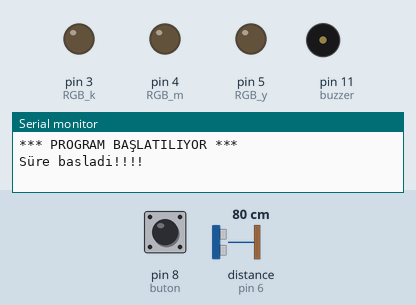
Bench run of a sketch on a simulated Arduino Uno, built with avr-gcc and run on an emulated ATmega328P. Shown: output pins drawn as LEDs (lit = HIGH), buzzer (waves = sounding), the last lines printed to the serial monitor. Wiring (inferred from the names in the program): ultrasonic range finder: trigger pin 7; echo pin 6. The test bench sets the inputs (shaded band); at power-on: distance to the obstacle (sensor on pin 6) 80 cm, pin 8 (buton) HIGH. The echo pulse lasts 58.3 µs per cm; pins used as bus, display or sensor lines are not drawn.

Above: at 1.2 s.
1.3 s: distance to the obstacle (sensor on pin 6) set to 65 cm
2.8 s: distance to the obstacle (sensor on pin 6) set to 56 cm
At 4.2 s:
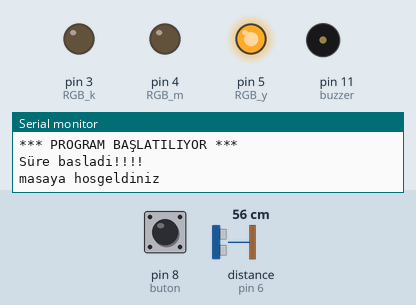
4.7 s: distance to the obstacle (sensor on pin 6) set to 120 cm
At 5.4 s:
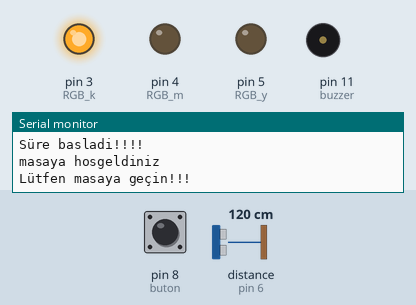
10.6 s: distance to the obstacle (sensor on pin 6) set to 2 cm
At 41.6 s:
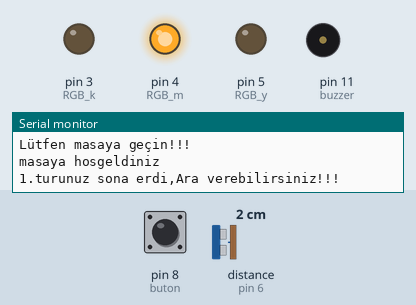
Timing chart, 0 to 42.6 s (numbered marks = the images above; inputs shaded):
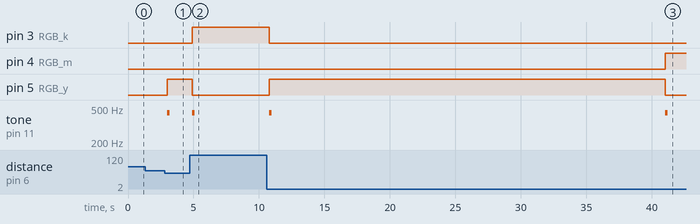

Measured:
- the behaviour switches between 61 and 60 cm on distance to the obstacle (sensor on pin 6) (found by bisection; images 0 and 1)
- after the input at 1.3 s, every drawn part: stays the same
- after the input at 2.8 s, pin 5 (RGB_y): LOW → HIGH after 0.20 s; tone on pin 11 (buzzer): silent → 440 Hz after 0.20 s, → silent 0.20 s later
- after the input at 4.7 s, pin 3 (RGB_k): LOW → HIGH after 0.20 s; pin 5 (RGB_y): HIGH → LOW after 0.20 s; tone on pin 11 (buzzer): silent → 440 Hz after 0.20 s, → silent 0.20 s later
- after the input at 10.6 s, pin 3 (RGB_k): HIGH → LOW after 0.17 s; pin 4 (RGB_m): LOW → HIGH after 30.4 s; pin 5 (RGB_y): LOW → HIGH after 0.17 s, → LOW 30.2 s later; tone on pin 11 (buzzer): alternates 440 Hz for 0.20 s and silent for 30.0 s, starting after 0.17 s

The sketch:

sketch_aug1a.ino
```cpp
#define RGB_k 3   // Kırmızı LED
#define RGB_m 4   // mavi LED
#define RGB_y 5   // Yeşil LED
#define echo 6
#define trig 7
#define buzzer 11
#define buton 8
//gecemodu için
bool geceModu=false;
bool oncekiButond=HIGH;
//masada olma/olmama
bool masadaydi=false;
bool calismaModunda=false;
long masadaSayac=0;
long masadaDegilSayac=0;

unsigned long calismaSure = 0;
unsigned long baslangic = 0;
unsigned long ara = 0;
int tur=1;

const unsigned long calismaSuresi = 30000; // 30 saniye (örnek)
const unsigned long araSuresi = 10000;     // 10 saniye (örnek)

void setup() {
  pinMode(RGB_k, OUTPUT);
  pinMode(RGB_m, OUTPUT);
  pinMode(RGB_y, OUTPUT);
  pinMode(trig, OUTPUT);
  pinMode(echo, INPUT);
  pinMode(buzzer,OUTPUT);
  pinMode(buton,INPUT_PULLUP);//DAHİLİ OULLUP DİRENCİ AKTİF, BUTONA BASINCA BUTON DURUMU LOW OLUR
  Serial.begin(9600);
  Serial.println("*** PROGRAM BAŞLATILIYOR ***");
  Serial.println("Süre basladi!!!!");
}

void loop() {
  //GECE MODU AC/KAPA
  GeceModu();

bool suAnkimasaD=masaDurumu();
if(suAnkimasaD){
  masadaSayac++;
  masadaDegilSayac=0;
}
else{
  masadaDegilSayac++;
  masadaSayac=0;
}
  // MASADA OLMAMA DURUMU,masadan kaktı
  if(masadaDegilSayac>=3 && masadaydi) {

    masadaydi = false;
    calismaModunda = false;
    digitalWrite(RGB_y, LOW);
    Serial.println("Lütfen masaya geçin!!!");
    digitalWrite(RGB_k, HIGH);

      if(!geceModu){
        tone(buzzer,440);
        delay(200);
        noTone(buzzer);
  }

    return; // masada değilse geri dön
  }

  // MASADA OLMA DURUMU,oturdu
  if (masadaSayac>=3 && !masadaydi) { // süre henüz başlamadıysa
    masadaydi = true;
    calismaModunda = true;
    Serial.println("masaya hosgeldiniz");
    digitalWrite(RGB_k, LOW);
    digitalWrite(RGB_y, HIGH);

      if(!geceModu){
        tone(buzzer,440);
        delay(200);
        noTone(buzzer);
  }
    baslangic = millis(); // çalışma süresi başlangıcı


  }

   if(calismaModunda){
 // Sürekli çalışma süresini güncelle
  calismaSure = millis() - baslangic;

  // ÇALIŞMA SÜRESİ BİTTİ Mİ?
  if (calismaSure >= calismaSuresi) {
    calismaModunda=false;
    digitalWrite(RGB_y, LOW);
    digitalWrite(RGB_m, HIGH); // Mavi = ara zamanı
       if(!geceModu){
        tone(buzzer,440);
        delay(200);
        noTone(buzzer);
  }
    Serial.print(tur);Serial.println(".turunuz sona erdi,Ara verebilirsiniz!!!");

    tur++;


    // Ara başlangıç zamanını ayarla
    unsigned long araBaslangic = millis();
    while (millis() - araBaslangic < araSuresi) {
      // Ara süresince LED yanık kalsın
    }
    digitalWrite(RGB_m, LOW);
    digitalWrite(RGB_k, HIGH);
       if(!geceModu){
        tone(buzzer,440);
        delay(200);
        noTone(buzzer);
  }
    Serial.println("Aranız sona erdi!!!");


    // Tekrar çalışmaya başla
    baslangic = millis();
    calismaSure = 0;
    calismaModunda=true;
    Serial.println("Süre başladİ!!!");
    digitalWrite(RGB_k, LOW);
    digitalWrite(RGB_y, HIGH);

    }
  }
}

// Mesafe ölçüm fonksiyonu
long mesafeOlc() {
  digitalWrite(trig, LOW);
  delayMicroseconds(2);

  digitalWrite(trig, HIGH);
  delayMicroseconds(10);
  digitalWrite(trig, LOW);

  long sureUs = pulseIn(echo, HIGH);
  long mesafe = sureUs * 0.034 / 2;

  return mesafe;
}

// Masada olup olmadığını kontrol et
bool masaDurumu() {
  long toplam = 0;
  for (int i = 0; i < 5; i++) {  // 5 ölçüm al, ortalamasını kullan(daha doğru bir olcum yapmak adina)
    toplam += mesafeOlc();
    delay(10);
  }
  long ortalama = toplam / 5;
  return (ortalama < 60);
}

long GeceModu(){
bool butonDurumu=digitalRead(buton);
  if(butonDurumu==LOW && oncekiButond==HIGH){
    geceModu=!geceModu;
    Serial.print("Gece Modu: ");
    Serial.println(geceModu ? "Açık" : "Kapalı");


      delay(200);
  }
  oncekiButond=butonDurumu;
}
```
